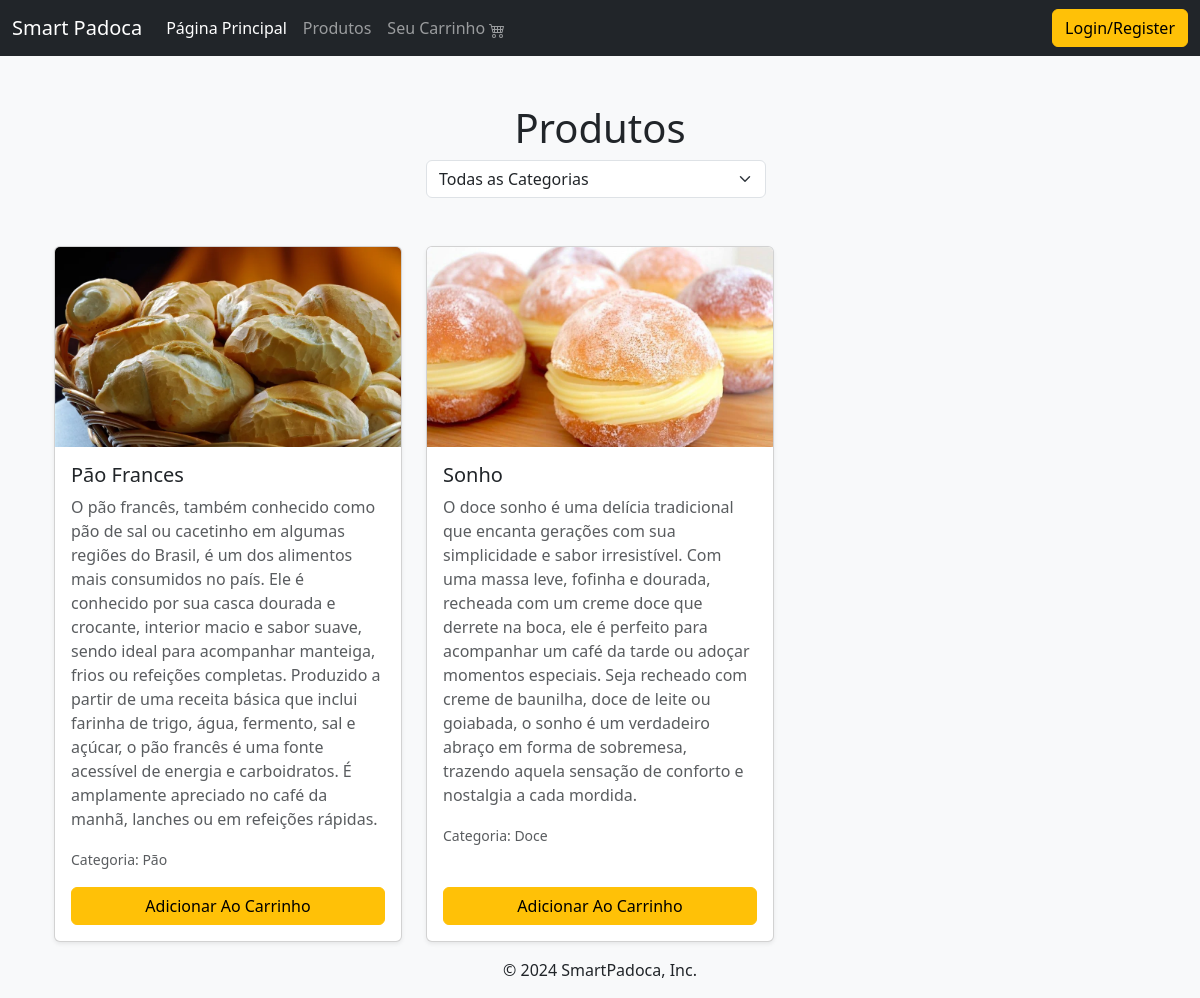
/produtos/, run on the app's committed database.
### aplic/models.py (models this page shows, shortened)
class Produto(models.Model):
    nome = models.CharField(max_length=100)
    descricao = models.TextField()
    preco = models.DecimalField(max_digits=10, decimal_places=2)
    categoria = models.ForeignKey(Categoria, on_delete=models.CASCADE)
    imagem = models.ImageField(upload_to='produtos/', null=True, blank=True)
    data_criacao = models.DateTimeField(auto_now_add=True)

class Categoria(models.Model):
    nome = models.CharField(max_length=100)

### aplic/views.py (the view)
# urls.py: path('produtos/', views.ProdutosView.as_view(), name='produtos'),
class ProdutosView(ListView):
    model = Produto
    template_name = 'produtos.html'
    context_object_name = 'Produtos'
    def get_context_data(self, **kwargs):
        context = super().get_context_data(**kwargs)
        context['Categorias'] = Categoria.objects.all()
        categoria_selecionada = self.request.GET.get('categoria')
        context['Categoria_Selecionada'] = categoria_selecionada
        return context
    def get_queryset(self):
        queryset = Produto.objects.all()
        categoria_selecionada = self.request.GET.get('categoria')
        if categoria_selecionada:
            queryset = queryset.filter(categoria__id=categoria_selecionada)
        return queryset

### aplic/templates/produtos.html (shortened to what this page needs)
{% extends 'base.html' %}
{% block content %}
    <div class="container py-4">
        <h1 class="text-center">Produtos</h1>
        <div class="row mb-4">
            <div class="col-md-4 mx-auto">
                <form method="get" class="d-flex">
                    <select name="categoria" class="form-select me-2" onchange="this.form.submit()">
                        <option value="">Todas as Categorias</option>
                    </select>
                </form>
            </div>
        </div>
    </div>
    <div class="container">
      <div class="row row-cols-1 row-cols-sm-2 row-cols-md-3 g-4">
          {% for Produto in Produtos %}
          <div class="col">
              <div class="card h-100 shadow-sm">
                  <img src="{{ Produto.imagem.url }}" alt="{{ Produto.nome }}" class="card-img-top" style="object-fit: cover; height: 200px;">
                  <div class="card-body d-flex flex-column justify-content-between">
                      <div>
                          <h5 class="card-title">{{ Produto.nome }}</h5>
                          <p class="card-text text-muted">{{ Produto.descricao }}</p>
                          <p class="card-text">
                              <small class="text-muted">
                                  Categoria: {{ Produto.categoria.nome }}
                              </small>
                          </p>
                      </div>
                      <div class="d-flex justify-content-between align-items-center mt-3">
                          <button type="button" class="btn btn-warning w-100">Adicionar Ao Carrinho</button>
                      </div>
                  </div>
              </div>
          </div>
          {% endfor %}
      </div>
    </div>
{% endblock %}

### data on the page
Produto: imagem (picture), nome "Pão Frances", descricao "O pão francês, também conhecido como pão de sal ou cacetinho em algumas regiões do Brasil, é um dos alimentos mais consumidos no país. Ele é conhecido por sua casca dourada e crocante, interior macio e sabor suave, sendo ideal para acompanhar manteiga, frios ou refeições completas. Produzido a partir de uma receita básica que inclui farinha de trigo, água, fermento, sal e açúcar, o pão francês é uma fonte acessível de energia e carboidratos. É amplamente apreciado no café da manhã, lanches ou em refeições rápidas.", categoria.nome "Pão"
Produto: imagem (picture), nome "Sonho", descricao "O doce sonho é uma delícia tradicional que encanta gerações com sua simplicidade e sabor irresistível. Com uma massa leve, fofinha e dourada, recheada com um creme doce que derrete na boca, ele é perfeito para acompanhar um café da tarde ou adoçar momentos especiais. Seja recheado com creme de baunilha, doce de leite ou goiabada, o sonho é um verdadeiro abraço em forma de sobremesa, trazendo aquela sensação de conforto e nostalgia a cada mordida.", categoria.nome "Doce"
